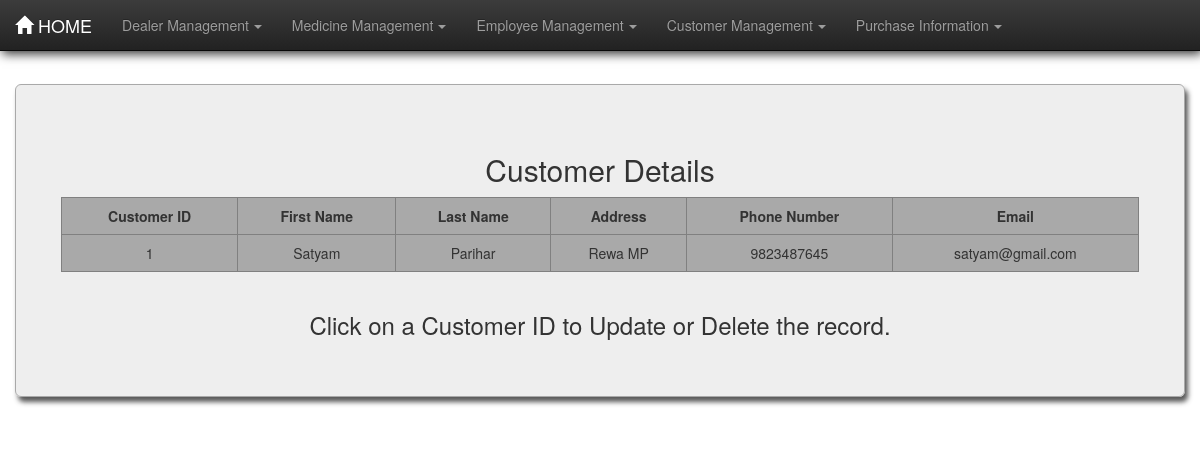
Screenshot of /pharma/custtable/ with the database file from the repository.
### pharma/models.py (models this page shows, shortened)
class Customer(models.Model):
    fname = models.CharField(max_length=30)
    lname = models.CharField(max_length=30)
    address = models.CharField(max_length=100)
    phn_no = models.BigIntegerField()
    email = models.CharField(max_length=50)

### pharma/views.py (the view)
# urls.py: path('custtable/', views.custtable, name='custtable'),
def custtable(request):
    cust = Customer.objects.all()
    dict = {"cust": cust}
    return render(request, 'pharma/custtable.html', dict)

### pharma/templates/pharma/custtable.html (shortened to what this page needs)
{% load static %}
<!DOCTYPE html>
<html lang="en">
<head>
    <link rel="stylesheet" href="{% static 'pharma/css/bootstrap.min.css' %}">
    <link rel="stylesheet" href="{% static 'pharma/css/bootstrap-theme.min.css' %}">
    <link rel="stylesheet" href="{% static 'pharma/css/style.css' %}">
</head>
<body>
<nav class="navbar navbar-inverse navbar-fixed-top">
    <div class="container-fluid">
        <div class="navbar-header">
            <a href="/pharma/" class="navbar-brand"><span
                    class="glyphicon glyphicon glyphicon-home"></span>&nbsp;HOME</a>
        </div>
        <div class="collapse navbar-collapse" id="thisnav">
            <ul class="nav navbar-nav">
                <li class="dropdown"><a href="#" class="dropdown-toggle" data-toggle="dropdown">Dealer Management<b
                        class="caret"></b></a>
                </li>
                <li class="dropdown"><a href="#" class="dropdown-toggle" data-toggle="dropdown">Medicine Management<b
                        class="caret"></b></a>
                </li>
                <li class="dropdown"><a href="#" class="dropdown-toggle" data-toggle="dropdown">Employee Management<b
                        class="caret"></b></a>
                </li>
                <li class="dropdown"><a href="#" class="dropdown-toggle" data-toggle="dropdown">Customer Management<b
                        class="caret"></b></a>
                </li>
                <li class="dropdown"><a href="#" class="dropdown-toggle" data-toggle="dropdown">Purchase Information<b
                        class="caret"></b></a>
                </li>
            </ul>
        </div>
    </div>
</nav>
<div class="container-fluid martop7">
    <div class="jumbotron jumcust">
        <h2>Customer Details</h2>
        <div class="row">
            <div class="col-md-1">
            </div>
            <table border="1" class="col-md-10 table table-hover table-responsive">
                <tr>
                    <th>Customer ID</th>
                    <th>First Name</th>
                    <th>Last Name</th>
                    <th>Address</th>
                    <th>Phone Number</th>
                    <th>Email</th>
                </tr>
                {% for foo in cust %}
                    <tr>
                        <td class="idlink"><a href="/pharma/custformview{{ foo.id }}/">{{ foo.id }}</a></td>
                        <td>{{ foo.fname }}</td>
                        <td>{{ foo.lname }}</td>
                        <td>{{ foo.address }}</td>
                        <td>{{ foo.phn_no }}</td>
                        <td>{{ foo.email }}</td>
                    </tr>
                {% endfor %}
            </table>
        </div>
        <footer><h3>Click on a Customer ID to Update or Delete the record.</h3></footer>
    </div>
</div>
</body>
</html>

### pharma/static/pharma/css/style.css (style rules this page uses)
body { background-image: url("images/backgrd.jpg"); background-size: cover ; background-attachment: fixed; min-height: 100vh; }
.caret { margin-left: 5px; }
table { text-align: center; border-collapse: collapse; background-color: darkgray; }
th { text-align: center; }
.martop7 { margin-top: 7%; }
.jumcust { box-shadow: 3px 5px 5px rgba(47, 47, 47, 0.8); border: 1px solid darkgrey; border-radius: 0px; text-align: center; background-color: rgba(238, 238, 238, 0.95); }
.table>tbody>tr>td, .table>tbody>tr>th { border-top: none; }
a:link { text-decoration: none; color: #333; }
.navbar { box-shadow: 2px 3px 10px rgba(0, 0, 0, 0.8); }

### rows the page displays
Customer: id "1", fname "Satyam", lname "Parihar", address "Rewa MP", phn_no "9823487645", email "satyam@gmail.com"
